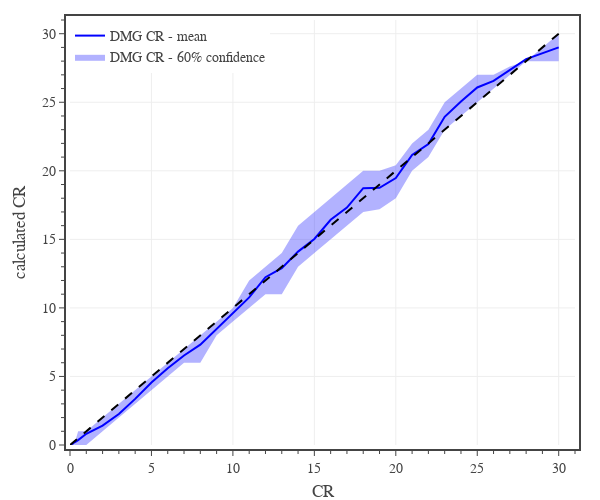

This figure's notebook cell:
### Code cell
# Fig. 5: final CR

# create figure
fig = go.Figure(
    layout=go.Layout(
        template=tfb.FIG_TEMPLATE,
        margin=dict(l=70, r=25, b=55, t=20, pad=4),
        xaxis=dict(
            title_text='CR',
            range=[0,31],
            tick0=0, dtick=5,
            minor=dict(tick0=0, dtick=1),
        ),
        yaxis=dict(
            title_text='calculated CR',
            range=[0,31],
            tick0=0, dtick=5,
            minor=dict(tick0=0, dtick=1),
        ),
        legend=dict(
            xanchor='left', yanchor='top',
            x=0.00, y=1.00,
            orientation='v',
            tracegroupgap=0,
        )
    )
)

# plot monster confidence interval and average
plot_confidence_interval(fig, df0, 0.6, 'CR', 'C-CR DMG', 'DMG CR', 'rgba(0, 0, 255, 1.0)', 'rgba(0, 0, 255, 0.3)')

# plot reference line
fig.add_trace(go.Scatter(
    x=[0,30], y=[0,30],
    mode='lines', 
    name='DMG',
    line=dict(color='black', dash='dash'),
    showlegend=False,
    hoverinfo='skip', 
))

# show figure
fig.update_layout(width=600, height=500)
fig.show(config=tfb.FIG_CONFIG)

# save figures
if SAVEFIGS:
    fig.update_layout(autosize=True, width=None, height=None)
    tfb.save_fig_html(fig, format='large', name='fig-dmg-cr-vs-cr-large', selector={'name': 'none'})
    tfb.save_fig_html(fig, format='small', name='fig-dmg-cr-vs-cr-small', selector={'name': 'none'})

### Figure 1 — Plotly figure (JSON) as saved in the notebook; plotly's stock layout.template omitted (floating-point values rounded to 4 significant figures)
{"data": [{"hoverinfo": "skip", "legendgroup": "DMG CR", "line": {"width": 0}, "showlegend": false, "type": "scatter", "x": [0.125, 0.25, 0.5, 1, 2, 3, 4, 5, 6, 7, 8, 9, 10, 11, 12, 13, 14, 15, 16, 17, 18, 19, 20, 21, 22, 23, 24, 25, 26, 27, 28, 30], "y": [0, 0, 1, 1, 2, 3, 4, 5, 6, 7, 8, 9, 10, 12, 13, 14, 16, 17, 18, 19, 20, 20, 20.4, 22, 23, 25, 26, 27, 27, 27.6, 28, 30]}, {"fill": "tonexty", "fillcolor": "rgba(0, 0, 255, 0.3)", "hoverinfo": "skip", "legendgroup": "DMG CR", "line": {"width": 0}, "name": "DMG CR - 60% confidence", "type": "scatter", "x": [0.125, 0.25, 0.5, 1, 2, 3, 4, 5, 6, 7, 8, 9, 10, 11, 12, 13, 14, 15, 16, 17, 18, 19, 20, 21, 22, 23, 24, 25, 26, 27, 28, 30], "y": [0, 0, 0, 0, 1, 2, 3, 4, 5, 6, 6, 8, 9, 10, 11, 11, 13, 14, 15, 16, 17, 17.2, 18, 20, 21, 23, 24, 25, 26, 27, 28, 28]}, {"hovertemplate": "<b>DMG CR</b><br>CR %{x:,.0f}<br>Mean %{y:,.1f}<br><extra></extra>", "legendgroup": "DMG CR", "line": {"color": "rgba(0, 0, 255, 1.0)"}, "mode": "lines", "name": "DMG CR - mean", "type": "scatter", "x": [0.125, 0.25, 0.5, 1, 2, 3, 4, 5, 6, 7, 8, 9, 10, 11, 12, 13, 14, 15, 16, 17, 18, 19, 20, 21, 22, 23, 24, 25, 26, 27, 28, 30], "y": [0.03333, 0.1789, 0.3596, 0.8207, 1.412, 2.262, 3.365, 4.554, 5.598, 6.528, 7.32, 8.475, 9.627, 10.77, 12.24, 12.9, 14.11, 15.03, 16.43, 17.32, 18.73, 18.76, 19.47, 21.15, 21.96, 23.94, 25.05, 26.08, 26.56, 27.38, 28.14, 29]}, {"hoverinfo": "skip", "line": {"color": "black", "dash": "dash"}, "mode": "lines", "name": "DMG", "showlegend": false, "type": "scatter", "x": [0, 30], "y": [0, 30]}], "layout": {"height": 500, "legend": {"orientation": "v", "tracegroupgap": 0, "x": 0, "xanchor": "left", "y": 1, "yanchor": "top"}, "margin": {"b": 55, "l": 70, "pad": 4, "r": 25, "t": 20}, "width": 600, "xaxis": {"dtick": 5, "minor": {"dtick": 1, "tick0": 0}, "range": [0, 31], "tick0": 0, "title": {"text": "CR"}}, "yaxis": {"dtick": 5, "minor": {"dtick": 1, "tick0": 0}, "range": [0, 31], "tick0": 0, "title": {"text": "calculated CR"}}}}
